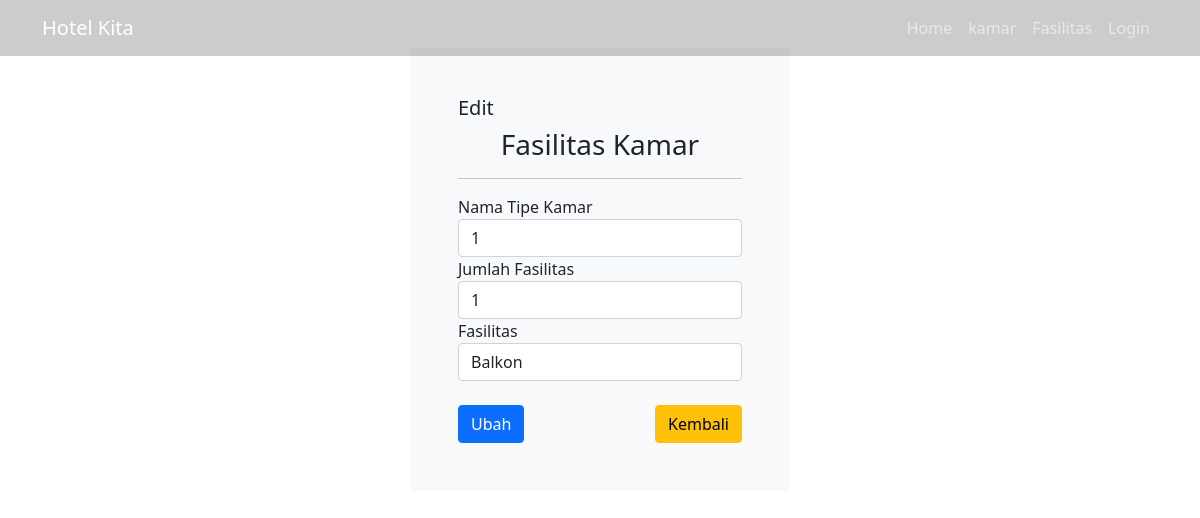
Screenshot of /fkamar_edit.php?id=9 with the database file from the repository.
### tables this page shows
CREATE TABLE `tb_fkamar` (
  `fk_id` int(11) NOT NULL,
  `fk_tipe` int(11) NOT NULL,
  `fk_jumlah` int(11) NOT NULL,
  `fk_fasilitas` varchar(65) NOT NULL
);

### fkamar_edit.php (the view, shortened to what this page needs)
<?php
include 'header.php';
?>
<div class="container">
    <?php
    include '../config.php';
    $id = $_GET['id'];
    $sql = mysqli_query($dbconnect, "SELECT * FROM tb_fkamar WHERE fk_id=$id");
    $d = mysqli_fetch_array($sql);
    ?>
    <br><br>
    <div class="row">
        <div class="col-md-4 mx-auto bg-light p-5">
            <h5>Edit</h5>
            <h3 class="text-center">Fasilitas Kamar</h3>
            <hr>
            <form action="action/fk_update.php?" method="post">
                <div class="form-group">
                    <label>Nama Tipe Kamar</label>
                    <select type="text" name="tipe" class="form-control" required="required">
                        <option selected><?php echo $d['fk_tipe'] ?></option>
                    </select>
                </div>
                <div class="form-group">
                    <label>Jumlah Fasilitas</label>
                    <input type="number" name="jfasilitas" value="<?php echo $d['fk_jumlah'] ?>" class="form-control" required="required">
                </div>
                <div class="form-group">
                    <label>Fasilitas</label>
                    <input type="text" name="fasilitas" value="<?php echo $d['fk_fasilitas'] ?>" class="form-control" required="required">
                </div>
                <br>
                <div class="form-group d-flex justify-content-between">
                    <input type="submit" value="Ubah" class="btn btn-primary">
                    <a href="fkamar.php" class="btn btn-warning">Kembali</a>
                </div>
            </form>
        </div>
    </div>
</div>

### rows the page displays
tb_fkamar: tipe "1", jfasilitas "1", fasilitas "Balkon"
